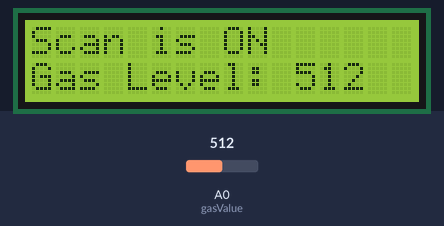
The sketch below on a simulated Arduino Mega 2560, built with avr-gcc and run on an emulated ATmega2560. Parts: 16×2 character LCD. The inputs (shaded band) are chosen by the test bench; at power-on: A0 (gasValue) = 512. The modem accepts every AT command (registered, SIM ready, sends succeed) and sends nothing else; what the sketch prints to the serial monitor is not drawn.

Above: at 4.2 s.
4.3 s: A0 (gasValue) set to 485
At 10.0 s:
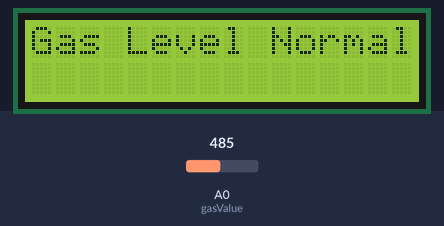
11.7 s: A0 (gasValue) set to 510
At 17.2 s:
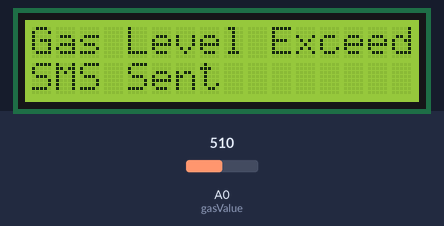
17.9 s: A0 (gasValue) set to 490
At 23.4 s:
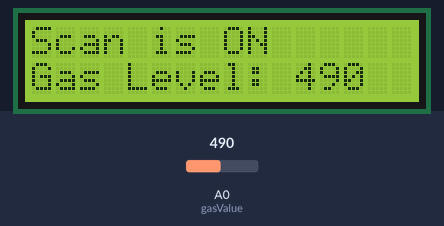
Timing chart, 0 to 24.9 s (numbered marks = the images above; inputs shaded):
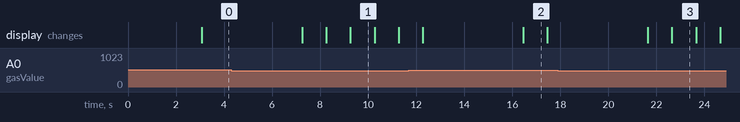

Measured:
- the behaviour switches between 501 and 500 on A0 (gasValue) (found by bisection; images 0 and 1)
- what the display in image 1 shows lasts 1.0 s, from 9.3 s to 10.3 s

The sketch:

GAS_LEAKAGE_DETECTOR.ino
```cpp
#include <LiquidCrystal.h>
LiquidCrystal lcd(7, 6, 5, 4, 3, 2);
#include <SoftwareSerial.h>

SoftwareSerial mySerial(9, 10);

int gasValue = A0; // smoke / gas sensor connected with analog pin A1 of the arduino / mega.
int data = 0;

void setup()
{
randomSeed(analogRead(0));
mySerial.begin(9600); // Setting the baud rate of GSM Module
Serial.begin(9600); // Setting the baud rate of Serial Monitor (Arduino)
lcd.begin(16,2);
pinMode(gasValue, INPUT);
lcd.print ("GAS LEAKAGE ");
lcd.setCursor(0,1);
lcd.print ("MONITERING SYSTEM");
delay(3000);
lcd.clear();
}

void loop()
{

data = analogRead(gasValue);

Serial.print("Gas Level: ");
Serial.println(data);
lcd.print ("Scan is ON");
lcd.setCursor(0,1);
lcd.print("Gas Level: ");
lcd.print(data);
delay(1000);

if ( data > 500) //
{
SendMessage();
Serial.print("Gas leakage detect alarm");
lcd.clear();
lcd.setCursor(0,0);
lcd.print("Gas Level Exceed");
lcd.setCursor(0,1);
lcd.print("SMS Sent");
delay(1000);

}
else
{
Serial.print("Gas Level Low");
lcd.clear();
lcd.setCursor(0,0);
lcd.print("Gas Level Normal");
delay(1000);
}

lcd.clear();
}

void SendMessage()
{
Serial.println("I am in send");
mySerial.println("AT+CMGF=1"); //Sets the GSM Module in Text Mode
delay(1000); // Delay of 1000 milli seconds or 1 second
mySerial.println("AT+CMGS=\"+918903083860\"\r"); // Replace x with mobile number
delay(1000);
mySerial.println("Gas leakage Detected. ALERT");// The SMS text you want to send
delay(100);
mySerial.println((char)26);// ASCII code of CTRL+Z
delay(1000);
}
```
